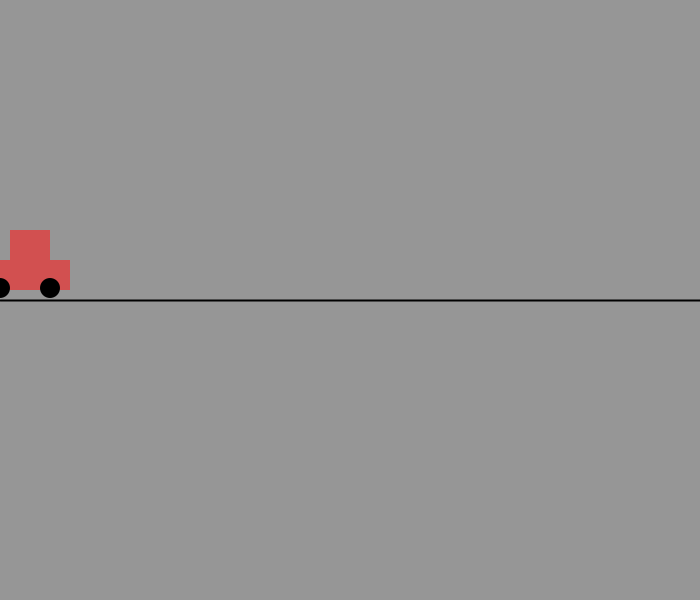
Frame 1 (no input)
Frame 60 (the mouse pressed at the canvas centre just before this capture): identical to frame 1, image omitted
Frame 120 (the mouse held since frame 60 and released just before this capture): identical to frame 1, image omitted

The Processing sketch that drew this single still picture (run headless with seeded random() and noise(); from frame 60 on, the mouse is pressed at the canvas centre):

// Processing sketch: processing_150545
// ── processing_150545.pde

// Ejercicio: Simulador coche


public float dt = 0.2;
public float P = 100;//potencia
public float Kr = 0.1;
public float Pr;// Potencia perdida por rozamiento

// Vectores para el mÃ©todo de euler, velocidad inicial y posiciÃ³n
PVector posE = new PVector(0,0);

// Objeto "coche" de la clase Coche
Coche coche;

void setup() {
  size(700,600);
  strokeWeight(2);
  smooth();
  
  coche = new Coche(1, 0, 0);
}

void draw() {
  background(150);
  //Utilizamos el metodo de Euler    
  //Calculo posicion con v actual
  posE.x = posE.x + coche.vel * dt; 
      
  //Calculo velocidad siguiente punto 
  coche.UpdateVelo();
  
  
  // Plano
  pushMatrix();
    stroke(1);
    translate(0,height/2);
    line(0,0,width,0);
  popMatrix();
      
  pushMatrix();
    translate(0,height/2);
    noStroke();
    fill(210,80,80);
    translate(posE.x,0);
    rect(-20,-10,90,-30);
    rect(10,-30,40,-40);
    
    fill(0);
    ellipse(0,-12,20,20);
    ellipse(50,-12,20,20);
 popMatrix();
 
 //Aplicamos potencia al coche
 if (keyPressed) {
   if(key == ' ') {
    coche.AplicarPotencia();
  }
 }
}
class Coche {
  
  float masa;
  float vel;
  float Ec;
  
  Coche(float m, float v, float e) {
    masa = m;
    vel = v;
    Ec = e;
  }
  
  void AplicarPotencia() {
    Ec = P * dt;
  }

  void UpdateVelo() {
    vel = sqrt(Ec*2/masa);
    
    //Perdida por rozamiento
    Pr = -Kr*vel*vel;
    
    //A la energia cinÃ©tica le aplicamos la perdida por rozamiento
    Ec = Ec + (Pr*dt);
  }
}
